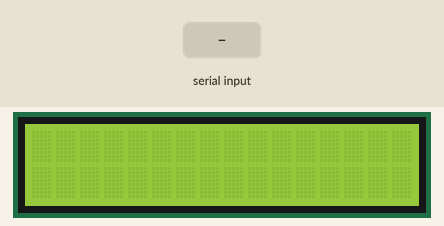
This sketch was run on a simulated Arduino Uno, built with avr-gcc and run on an emulated ATmega328P. On the bench: 16×2 character LCD. The inputs (shaded band) are chosen by the test bench.

Above: at 1.2 s.
1.3 s: "1" received over Serial
At 3.4 s:
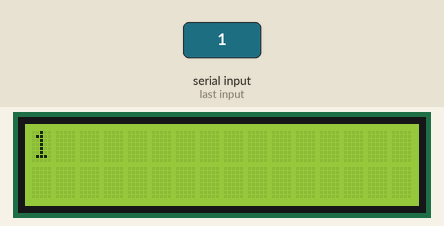
3.8 s: "0" received over Serial
At 5.3 s:
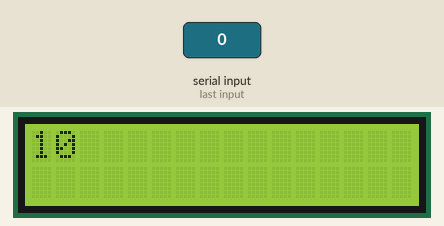
6.3 s: "2" received over Serial
At 8.3 s:
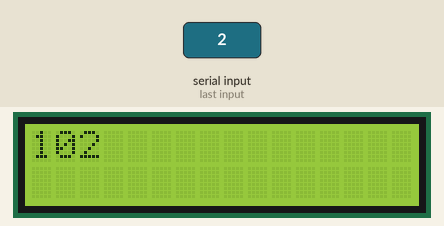
Timing chart, 0 to 9.8 s (numbered marks = the images above; inputs shaded):
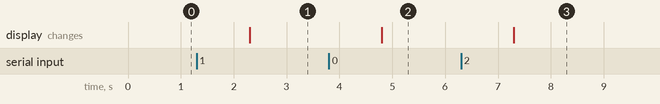

The sketch:

LCDEx.ino
```cpp
#include <LiquidCrystal.h>

// initialize the library with the numbers of the interface pins
LiquidCrystal lcd(12, 11, 5, 4, 3, 2);

char buffer[256];

void setup() {
    Serial.begin(9600);	// opens serial port, sets data rate to 9600 bps
    // set up the LCD's number of columns and rows:
    lcd.begin(16, 2);
}

void loop() {

	// send data only when you receive data:
	if (Serial.available() > 0) {

	// read the data
        Serial.readBytes(buffer, 256);

	// say what you got:
        lcd.print(buffer);

	}

}
```

Fire.cpp
```cpp

```

Measured:
- after the input at 1.3 s, the display: changes after 1.0 s (image 1)
- after the input at 3.8 s, the display: changes after 1.0 s (image 2)
- after the input at 6.3 s, the display: changes after 1.0 s (image 3)
